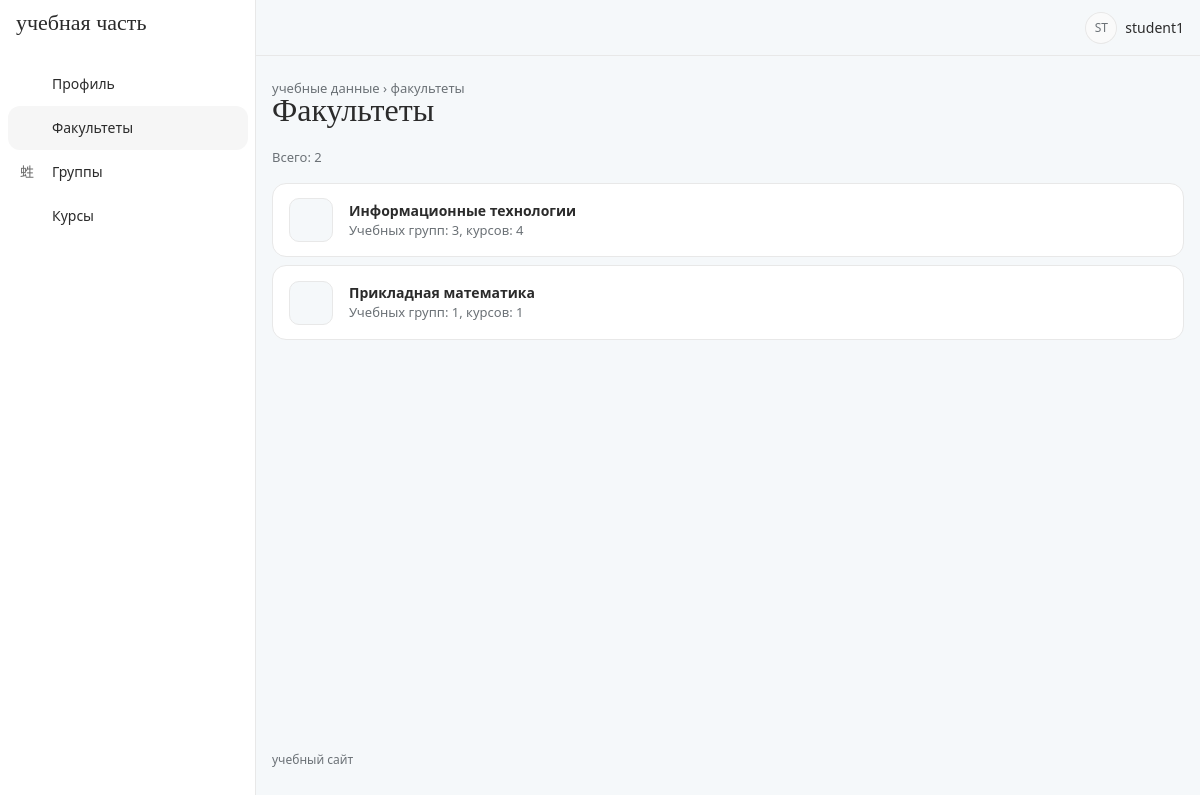
The page /departments/ (signed in) on the database its author committed.
### accounts/models.py (models this page shows, shortened)
class Department(models.Model):
    name = models.CharField(max_length=200)

### accounts/views.py (the view)
# urls.py: path('departments/', views.department_list, name='department_list'),
@login_required
def department_list(request):
    departments = Department.objects.all()
    return render(
        request,
        'department_list.html',
        {
            'departments': departments,
            'is_methodist': is_methodist(
                request.user
            ),
        }
    )

### accounts/views.py (called while the page is built)
def is_methodist(user):
    return user.groups.filter(
        name='Методист'
    ).exists()

### templates/department_list.html (shortened to what this page needs)
{% extends 'base.html' %}
{% block pretitle %}<span class="crumbs"><a href="/profile/">учебные данные</a> › факультеты</span>{% endblock %}
{% block page_title %}Факультеты{% endblock %}
{% block content %}
<div class="filter-bar">
    <span class="text-secondary">Всего: {{ departments|length }}</span>
</div>
{% for department in departments %}
    <div class="list-row">
        <div class="list-row-icon"><i class="ti ti-building"></i></div>
        <div class="list-row-main">
            <div class="fw-bold">{{ department.name }}</div>
            <div class="list-row-sub">Учебных групп: {{ department.groups.count }}, курсов: {{ department.courses.count }}</div>
        </div>
    </div>
{% endfor %}
{% endblock %}

### templates/base.html (shortened to what this page needs)
{% load static %}
<!DOCTYPE html>
<html lang="ru" data-bs-theme="light" data-bs-navbar-position="vertical">
<head>
    <link rel="stylesheet" href="{% static 'core/dist/css/tabler.min.css' %}">
    <link rel="stylesheet" href="{% static 'vendor/tabler-icons/tabler-icons.min.css' %}">
    <link rel="stylesheet" href="{% static 'css/theme.css' %}?=v3">
    <link rel="stylesheet" href="{% static 'css/style.css' %}?=v3">
</head>
<body>
<div class="page">
    <aside class="navbar navbar-vertical navbar-expand-lg">
        <div class="container-fluid">
            <a href="/profile/" class="navbar-brand text-reset">учебная часть</a>
            <div class="collapse navbar-collapse" id="sidebar-menu">
                <ul class="navbar-nav pt-lg-3">
                    <li class="nav-item {% if request.path == '/profile/' %}active{% endif %}">
                        <a class="nav-link" href="/profile/">
                            <span class="nav-link-icon"><i class="ti ti-user-circle"></i></span>
                            <span class="nav-link-title">Профиль</span>
                        </a>
                    </li>
                    <li class="nav-item {% if '/departments/' in request.path %}active{% endif %}">
                        <a class="nav-link" href="/departments/">
                            <span class="nav-link-icon"><i class="ti ti-building"></i></span>
                            <span class="nav-link-title">Факультеты</span>
                        </a>
                    </li>
                    <li class="nav-item {% if '/groups/' in request.path %}active{% endif %}">
                        <a class="nav-link" href="/groups/">
                            <span class="nav-link-icon"><i class="ti ti-users-group"></i></span>
                            <span class="nav-link-title">Группы</span>
                        </a>
                    </li>
                    <li class="nav-item {% if '/courses/' in request.path %}active{% endif %}">
                        <a class="nav-link" href="/courses/">
                            <span class="nav-link-icon"><i class="ti ti-book"></i></span>
                            <span class="nav-link-title">Курсы</span>
                        </a>
                    </li>
                </ul>
            </div>
        </div>
    </aside>
    <header class="navbar navbar-expand-md d-none d-lg-flex">
        <div class="container-xl">
            <div class="navbar-nav flex-row ms-auto align-items-center">
                <a href="?theme=dark" class="nav-link hide-theme-dark" title="Тёмная тема">
                    <i class="ti ti-moon fs-2 header-icon"></i>
                </a>
                {% if user.is_authenticated %}
                <div class="nav-item dropdown ms-3">
                    <a href="#" class="nav-link d-flex align-items-center gap-2 p-0" data-bs-toggle="dropdown">
                        <span class="avatar avatar-sm">{{ user.username|slice:":2"|upper }}</span>
                        <span>{{ user.username }}</span>
                    </a>
                </div>
                {% endif %}
            </div>
        </div>
    </header>
    <div class="page-wrapper">
        <div class="page-header">
            <div class="container-xl">
                <div class="row g-2 align-items-center">
                    <div class="col">
                        <div class="page-pretitle">{% block pretitle %}учебные данные{% endblock %}</div>
                        <h2 class="page-title">{% block page_title %}{% endblock %}</h2>
                    </div>
                </div>
            </div>
        </div>
        <div class="page-body">
            <div class="container-xl">
                {% block content %}{% endblock %}
            </div>
        </div>
        <footer class="footer footer-transparent">
            <div class="container-xl text-secondary">учебный сайт</div>
        </footer>
    </div>
</div>
</body>
</html>

### static/css/theme.css (style rules this page uses)
:root { --app-ice: #f5f8fa; --app-sky: #7eb5d6; --app-cloud: #e8e8e8; --app-charcoal: #2b2b2b; --app-ink: light-dark(#2b2b2b, #e8e8e8); --tblr-font-sans-serif: system-ui, 'Segoe UI', Roboto, Arial, sans-serif; --tblr-primary: #2b2b2b; --tblr-primary-rgb: 43, 43, 43; --tblr-body-bg: light-dark(#f5f8fa, #1f2225); --tblr-bg-surface: light-dark(#ffffff, #2b2b2b); --tblr-body-color: light-dark(#2b2b2b, #e8e8e8); --tblr-secondary: light-dark(#6b7176, #a7adb2); --tblr-border-color: light-dark(#e8e8e8, #3a3e42); --tblr-border-color-translucent: light-dark(#e8e8e8, #3a3e42); --tblr-border-radius: 12px; --tblr-border-radius-lg: 20px; }
h1, h2, h3, .page-title, .card-title, .empty-title, .navbar-brand { font-family: Georgia, 'Times New Roman', serif; font-weight: 500; }
.page-title { font-size: 2rem; }
.page-pretitle { text-transform: lowercase; letter-spacing: 0; font-size: .8125rem; }
.navbar-brand { font-size: 1.375rem; text-transform: lowercase; }
.navbar-vertical .nav-link { border-radius: 999px; }
.navbar-vertical .nav-item.active > .nav-link { background: color-mix(in srgb, var(--app-sky) 30%, transparent); }
.page > header.navbar { background: transparent; border-bottom: 0; }
.crumbs a { color: var(--tblr-secondary); }
.filter-bar { display: flex; flex-wrap: wrap; align-items: center; gap: .375rem; margin-bottom: 1rem; font-size: .8125rem; }
.list-row { display: flex; align-items: center; gap: 1rem; margin-bottom: .5rem; padding: .9rem 1rem; background: var(--tblr-bg-surface); border: 1px solid var(--tblr-border-color); border-radius: 14px; }
.list-row-icon { flex: none; width: 44px; height: 44px; display: grid; place-items: center; border-radius: 10px; background: var(--tblr-body-bg); border: 1px solid var(--tblr-border-color); font-size: 1.25rem; }
.list-row-main { flex: 1 1 40%; min-width: 0; }
.list-row-sub { color: var(--tblr-secondary); font-size: .8125rem; }

### static/css/style.css (style rules this page uses)
.header-icon { color: var(--app-sky); }
.footer { font-size: .75rem; text-transform: lowercase; }

### rows shown on the page
Department: name "Информационные технологии", groups.count "3", courses.count "4"
Department: name "Прикладная математика", groups.count "1", courses.count "1"

### other values the page prints
{{ user.username|slice:":2"|upper }} "ST"
{{ user.username }} "student1"
{{ departments|length }} "2"
